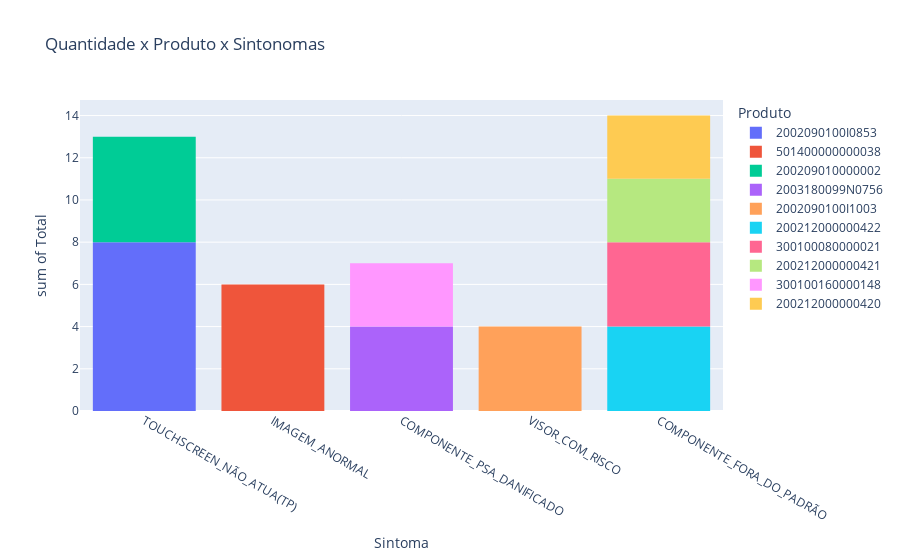

The notebook cell this image was saved under:
### Code cell
px.histogram(newc, x = "Sintoma", y = "Total", color = "Produto", title = "Quantidade x Produto x Sintonomas")

### Figure 1 — Plotly figure (JSON) as saved in the notebook; plotly's stock layout.template omitted (floating-point values rounded to 4 significant figures)
{"data": [{"alignmentgroup": "True", "bingroup": "x", "histfunc": "sum", "hovertemplate": "Produto=2002090100I0853<br>Sintoma=%{x}<br>sum of Total=%{y}<extra></extra>", "legendgroup": "2002090100I0853", "marker": {"color": "#636efa", "pattern": {"shape": ""}}, "name": "2002090100I0853", "offsetgroup": "2002090100I0853", "orientation": "v", "showlegend": true, "type": "histogram", "x": ["TOUCHSCREEN_NÃO_ATUA(TP)"], "xaxis": "x", "y": [8], "yaxis": "y"}, {"alignmentgroup": "True", "bingroup": "x", "histfunc": "sum", "hovertemplate": "Produto=501400000000038<br>Sintoma=%{x}<br>sum of Total=%{y}<extra></extra>", "legendgroup": "501400000000038", "marker": {"color": "#EF553B", "pattern": {"shape": ""}}, "name": "501400000000038", "offsetgroup": "501400000000038", "orientation": "v", "showlegend": true, "type": "histogram", "x": ["IMAGEM_ANORMAL"], "xaxis": "x", "y": [6], "yaxis": "y"}, {"alignmentgroup": "True", "bingroup": "x", "histfunc": "sum", "hovertemplate": "Produto=200209010000002<br>Sintoma=%{x}<br>sum of Total=%{y}<extra></extra>", "legendgroup": "200209010000002", "marker": {"color": "#00cc96", "pattern": {"shape": ""}}, "name": "200209010000002", "offsetgroup": "200209010000002", "orientation": "v", "showlegend": true, "type": "histogram", "x": ["TOUCHSCREEN_NÃO_ATUA(TP)"], "xaxis": "x", "y": [5], "yaxis": "y"}, {"alignmentgroup": "True", "bingroup": "x", "histfunc": "sum", "hovertemplate": "Produto=2003180099N0756<br>Sintoma=%{x}<br>sum of Total=%{y}<extra></extra>", "legendgroup": "2003180099N0756", "marker": {"color": "#ab63fa", "pattern": {"shape": ""}}, "name": "2003180099N0756", "offsetgroup": "2003180099N0756", "orientation": "v", "showlegend": true, "type": "histogram", "x": ["COMPONENTE_PSA_DANIFICADO"], "xaxis": "x", "y": [4], "yaxis": "y"}, {"alignmentgroup": "True", "bingroup": "x", "histfunc": "sum", "hovertemplate": "Produto=2002090100I1003<br>Sintoma=%{x}<br>sum of Total=%{y}<extra></extra>", "legendgroup": "2002090100I1003", "marker": {"color": "#FFA15A", "pattern": {"shape": ""}}, "name": "2002090100I1003", "offsetgroup": "2002090100I1003", "orientation": "v", "showlegend": true, "type": "histogram", "x": ["VISOR_COM_RISCO"], "xaxis": "x", "y": [4], "yaxis": "y"}, {"alignmentgroup": "True", "bingroup": "x", "histfunc": "sum", "hovertemplate": "Produto=200212000000422<br>Sintoma=%{x}<br>sum of Total=%{y}<extra></extra>", "legendgroup": "200212000000422", "marker": {"color": "#19d3f3", "pattern": {"shape": ""}}, "name": "200212000000422", "offsetgroup": "200212000000422", "orientation": "v", "showlegend": true, "type": "histogram", "x": ["COMPONENTE_FORA_DO_PADRÃO"], "xaxis": "x", "y": [4], "yaxis": "y"}, {"alignmentgroup": "True", "bingroup": "x", "histfunc": "sum", "hovertemplate": "Produto=300100080000021<br>Sintoma=%{x}<br>sum of Total=%{y}<extra></extra>", "legendgroup": "300100080000021", "marker": {"color": "#FF6692", "pattern": {"shape": ""}}, "name": "300100080000021", "offsetgroup": "300100080000021", "orientation": "v", "showlegend": true, "type": "histogram", "x": ["COMPONENTE_FORA_DO_PADRÃO"], "xaxis": "x", "y": [4], "yaxis": "y"}, {"alignmentgroup": "True", "bingroup": "x", "histfunc": "sum", "hovertemplate": "Produto=200212000000421<br>Sintoma=%{x}<br>sum of Total=%{y}<extra></extra>", "legendgroup": "200212000000421", "marker": {"color": "#B6E880", "pattern": {"shape": ""}}, "name": "200212000000421", "offsetgroup": "200212000000421", "orientation": "v", "showlegend": true, "type": "histogram", "x": ["COMPONENTE_FORA_DO_PADRÃO"], "xaxis": "x", "y": [3], "yaxis": "y"}, {"alignmentgroup": "True", "bingroup": "x", "histfunc": "sum", "hovertemplate": "Produto=300100160000148<br>Sintoma=%{x}<br>sum of Total=%{y}<extra></extra>", "legendgroup": "300100160000148", "marker": {"color": "#FF97FF", "pattern": {"shape": ""}}, "name": "300100160000148", "offsetgroup": "300100160000148", "orientation": "v", "showlegend": true, "type": "histogram", "x": ["COMPONENTE_PSA_DANIFICADO"], "xaxis": "x", "y": [3], "yaxis": "y"}, {"alignmentgroup": "True", "bingroup": "x", "histfunc": "sum", "hovertemplate": "Produto=200212000000420<br>Sintoma=%{x}<br>sum of Total=%{y}<extra></extra>", "legendgroup": "200212000000420", "marker": {"color": "#FECB52", "pattern": {"shape": ""}}, "name": "200212000000420", "offsetgroup": "200212000000420", "orientation": "v", "showlegend": true, "type": "histogram", "x": ["COMPONENTE_FORA_DO_PADRÃO"], "xaxis": "x", "y": [3], "yaxis": "y"}], "layout": {"barmode": "relative", "legend": {"title": {"text": "Produto"}, "tracegroupgap": 0}, "title": {"text": "Quantidade x Produto x Sintonomas"}, "xaxis": {"anchor": "y", "domain": [0, 1], "title": {"text": "Sintoma"}}, "yaxis": {"anchor": "x", "domain": [0, 1], "title": {"text": "sum of Total"}}}}
